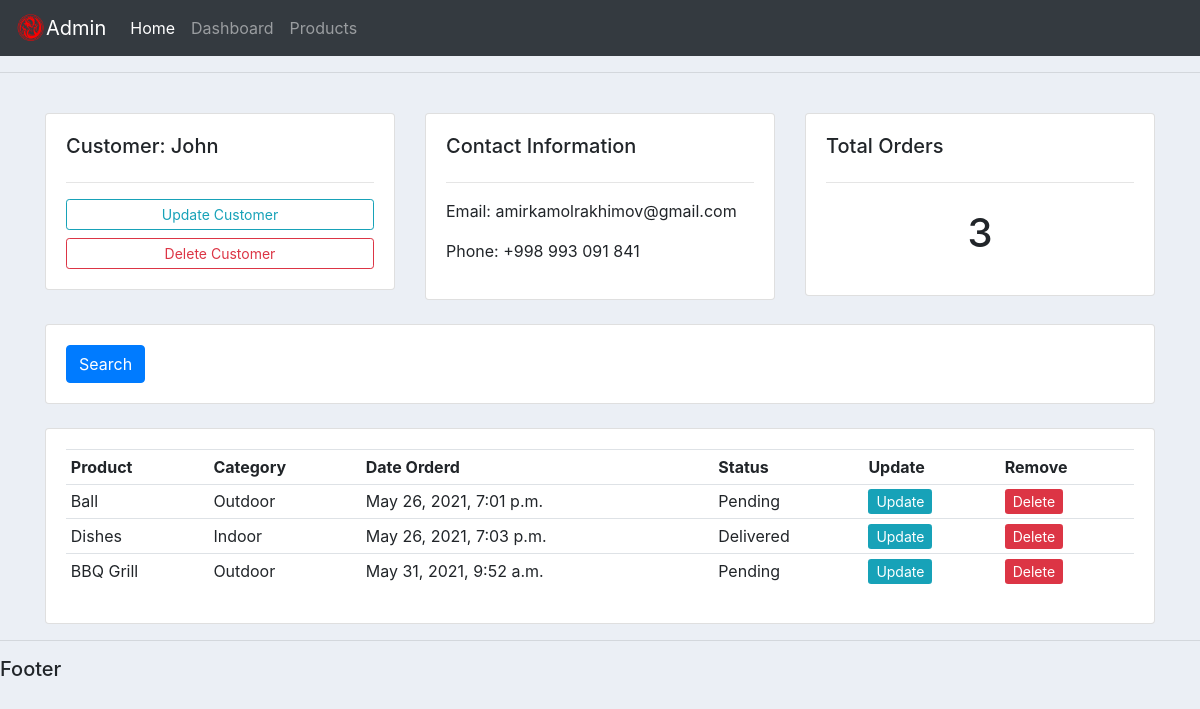
Screenshot of /customers/1/ with the database file from the repository.
### accounts/models.py (models this page shows, shortened)
class Customer(models.Model):
    name = models.CharField(max_length=200, null=True)
    phone = models.CharField(max_length=200, null=True)
    email = models.CharField(max_length=200, null=True)
    date_created = models.DateTimeField(auto_now_add=True, null=True)

class Order(models.Model):
    STATUS = (
        ('Pending', 'Pending'),
        ('Out for delivery', 'Out for delivery'),
        ('Delivered', 'Delivered')
    )
    customer = models.ForeignKey(Customer,null=True, on_delete= SET_NULL)
    product = models.ForeignKey(Product,null=True, on_delete= SET_NULL)
    date_created = models.DateTimeField(auto_now_add=True, null=True)
    status = models.CharField(max_length=200,null=True, choices=STATUS)

class Product(models.Model):
    CATEGORY = (
        ('Indoor','Indoor'),
        ('Outdoor','Outdoor')
    )
    name = models.CharField(max_length=200, null=True)
    price = models.FloatField(null=True)
    category = models.CharField(max_length=200,null=True, choices=CATEGORY)
    description = models.CharField(max_length=200,null=True,blank=True)
    date_created = models.DateTimeField(auto_now_add=True, null=True)
    tags = models.ManyToManyField(Tag)
    def __str__(self):
        return self.name

### accounts/views.py (the view)
# urls.py: path('customers/<int:pk>/', views.Customers, name='customers'),
def Customers(request,pk):
    customer = Customer.objects.get(pk=pk)
    orders = customer.order_set.all()
    order_count=orders.count()
    context = {'customer':customer ,'orders':orders, 'order_count':order_count}
    return render(request, 'accounts/customers.html', context)

### accounts/templates/accounts/customers.html
{% extends 'accounts/base.html' %}
{% block content %}
    <br>
<div class="row">
	<div class="col-md">
		<div class="card card-body">
			<h5>Customer: {{ customer.name }}</h5>
			<hr>
			<a class="btn btn-outline-info  btn-sm btn-block" href="">Update Customer</a>
			<a class="btn btn-outline-danger  btn-sm btn-block" href="">Delete Customer</a>
		</div>
	</div>
	<div class="col-md">
		<div class="card card-body">
			<h5>Contact Information</h5>
			<hr>
			<p>Email: {{customer.email}} </p>
			<p>Phone: {{customer.phone}} </p>
		</div>
	</div>
	<div class="col-md">
		<div class="card card-body">
			<h5>Total Orders</h5>
			<hr>
			<h1 style="text-align: center;padding: 10px">{{order_count}}</h1>
		</div>
	</div>
</div>
<br>
<div class="row">
	<div class="col">
		<div class="card card-body">
			<form method="get">
		    <button class="btn btn-primary" type="submit">Search</button>
		  </form>
		</div>
	</div>
</div>
<br>
<div class="row">
	<div class="col-md">
		<div class="card card-body">
			<table class="table table-sm">
				<tr>
					<th>Product</th>
					<th>Category</th>
					<th>Date Orderd</th>
					<th>Status</th>
					<th>Update</th>
					<th>Remove</th>
				</tr>
                {% for order in orders %}
                    <tr>
                        <td>{{order.product}}</td>
						<td>{{order.product.category}}</td>
						<td>{{order.date_created}}</td>
						<td>{{order.status}}</td>
						<td><a href="#" class="btn-sm btn-info">Update</a></td>
						<td><a href="#" class="btn-sm btn-danger">Delete</a></td>
                    </tr>
                {% endfor %}
			</table>
		</div>
	</div>
</div>
{% endblock %}

### static/css/main.css (style rules this page uses)
body { background-color: #ebeff5; }

### rows the page displays
Customer: name "John", email "amirkamolrakhimov@gmail.com", phone "+998 993 091 841"
Order: product "Ball", product.category "Outdoor", date_created "May 26, 2021, 7:01 p.m.", status "Pending"
Order: product "Dishes", product.category "Indoor", date_created "May 26, 2021, 7:03 p.m.", status "Delivered"
Order: product "BBQ Grill", product.category "Outdoor", date_created "May 31, 2021, 9:52 a.m.", status "Pending"

### other values shown
{{ order_count }} "3"
